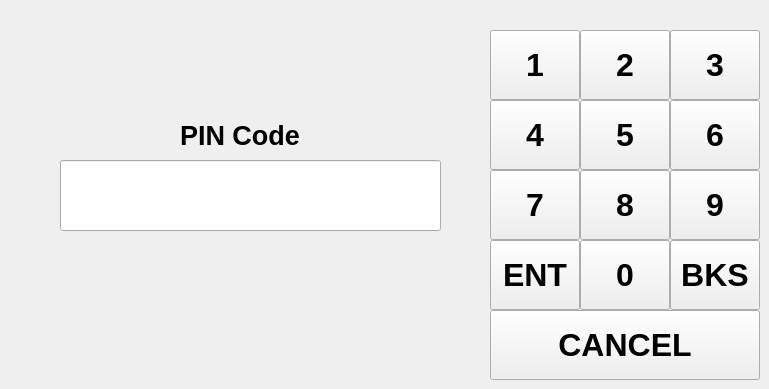
   <widget class="QWidget" name="page6_pin_for_developer_mode">
    <widget class="QPushButton" name="btn_enter_dev_pin">
     <property name="geometry">
      <rect>
       <x>490</x>
       <y>240</y>
       <width>90</width>
       <height>70</height>
      </rect>
     </property>
     <property name="minimumSize">
      <size>
       <width>90</width>
       <height>70</height>
      </size>
     </property>
     <property name="maximumSize">
      <size>
       <width>90</width>
       <height>70</height>
      </size>
     </property>
     <property name="font">
      <font>
       <family>Arial</family>
       <pointsize>24</pointsize>
       <weight>75</weight>
       <bold>true</bold>
      </font>
     </property>
     <property name="text">
      <string>ENT</string>
     </property>
    </widget>
    <widget class="QPushButton" name="btn_cancel_dev_pin">
     <property name="geometry">
      <rect>
       <x>490</x>
       <y>310</y>
       <width>270</width>
       <height>70</height>
      </rect>
     </property>
     <property name="minimumSize">
      <size>
       <width>270</width>
       <height>70</height>
      </size>
     </property>
     <property name="maximumSize">
      <size>
       <width>270</width>
       <height>70</height>
      </size>
     </property>
     <property name="font">
      <font>
       <family>Arial</family>
       <pointsize>24</pointsize>
       <weight>75</weight>
       <bold>true</bold>
      </font>
     </property>
     <property name="text">
      <string>CANCEL</string>
     </property>
    </widget>
    <widget class="QLabel" name="label_2">
     <property name="geometry">
      <rect>
       <x>180</x>
       <y>110</y>
       <width>141</width>
       <height>51</height>
      </rect>
     </property>
     <property name="font">
      <font>
       <family>Arial</family>
       <pointsize>20</pointsize>
       <weight>75</weight>
       <bold>true</bold>
      </font>
     </property>
     <property name="text">
      <string>PIN Code</string>
     </property>
    </widget>
    <widget class="QPushButton" name="btn_0_dev_pin">
     <property name="geometry">
      <rect>
       <x>580</x>
       <y>240</y>
       <width>90</width>
       <height>70</height>
      </rect>
     </property>
     <property name="minimumSize">
      <size>
       <width>90</width>
       <height>70</height>
      </size>
     </property>
     <property name="maximumSize">
      <size>
       <width>90</width>
       <height>70</height>
      </size>
     </property>
     <property name="font">
      <font>
       <family>Arial</family>
       <pointsize>24</pointsize>
       <weight>75</weight>
       <bold>true</bold>
      </font>
     </property>
     <property name="text">
      <string>0</string>
     </property>
    </widget>
    <widget class="QPushButton" name="btn_9_dev_pin">
     <property name="geometry">
      <rect>
       <x>670</x>
       <y>170</y>
       <width>90</width>
       <height>70</height>
      </rect>
     </property>
     <property name="minimumSize">
      <size>
       <width>90</width>
       <height>70</height>
      </size>
     </property>
     <property name="maximumSize">
      <size>
       <width>90</width>
       <height>70</height>
      </size>
     </property>
     <property name="font">
      <font>
       <family>Arial</family>
       <pointsize>24</pointsize>
       <weight>75</weight>
       <bold>true</bold>
      </font>
     </property>
     <property name="text">
      <string>9</string>
     </property>
    </widget>
    <widget class="QPushButton" name="btn_6_dev_pin">
     <property name="geometry">
      <rect>
       <x>670</x>
       <y>100</y>
       <width>90</width>
       <height>70</height>
      </rect>
     </property>
     <property name="minimumSize">
      <size>
       <width>90</width>
       <height>70</height>
      </size>
     </property>
     <property name="maximumSize">
      <size>
       <width>90</width>
       <height>70</height>
      </size>
     </property>
     <property name="font">
      <font>
       <family>Arial</family>
       <pointsize>24</pointsize>
       <weight>75</weight>
       <bold>true</bold>
      </font>
     </property>
     <property name="text">
      <string>6</string>
     </property>
    </widget>
    <widget class="QPushButton" name="btn_3_dev_pin">
     <property name="geometry">
      <rect>
       <x>670</x>
       <y>30</y>
       <width>90</width>
       <height>70</height>
      </rect>
     </property>
     <property name="minimumSize">
      <size>
       <width>90</width>
       <height>70</height>
      </size>
     </property>
     <property name="maximumSize">
      <size>
       <width>90</width>
       <height>70</height>
      </size>
     </property>
     <property name="font">
      <font>
       <family>Arial</family>
       <pointsize>24</pointsize>
       <weight>75</weight>
       <bold>true</bold>
      </font>
     </property>
     <property name="text">
      <string>3</string>
     </property>
    </widget>
    <widget class="QPushButton" name="btn_1_dev_pin">
     <property name="geometry">
      <rect>
       <x>490</x>
       <y>30</y>
       <width>90</width>
       <height>70</height>
      </rect>
     </property>
     <property name="minimumSize">
      <size>
       <width>90</width>
       <height>70</height>
      </size>
     </property>
     <property name="maximumSize">
      <size>
       <width>90</width>
       <height>70</height>
      </size>
     </property>
     <property name="font">
      <font>
       <family>Arial</family>
       <pointsize>24</pointsize>
       <weight>75</weight>
       <bold>true</bold>
      </font>
     </property>
     <property name="autoFillBackground">
      <bool>false</bool>
     </property>
     <property name="text">
      <string>1</string>
     </property>
    </widget>
    <widget class="QPushButton" name="btn_2_dev_pin">
     <property name="geometry">
      <rect>
       <x>580</x>
       <y>30</y>
       <width>90</width>
       <height>70</height>
      </rect>
     </property>
     <property name="minimumSize">
      <size>
       <width>90</width>
       <height>70</height>
      </size>
     </property>
     <property name="maximumSize">
      <size>
       <width>90</width>
       <height>70</height>
      </size>
     </property>
     <property name="font">
      <font>
       <family>Arial</family>
       <pointsize>24</pointsize>
       <weight>75</weight>
       <bold>true</bold>
      </font>
     </property>
     <property name="text">
      <string>2</string>
     </property>
    </widget>
    <widget class="QPushButton" name="btn_bks_dev_pin">
     <property name="geometry">
      <rect>
       <x>670</x>
       <y>240</y>
       <width>90</width>
       <height>70</height>
      </rect>
     </property>
     <property name="minimumSize">
      <size>
       <width>90</width>
       <height>70</height>
      </size>
     </property>
     <property name="maximumSize">
      <size>
       <width>90</width>
       <height>70</height>
      </size>
     </property>
     <property name="font">
      <font>
       <family>Arial</family>
       <pointsize>24</pointsize>
       <weight>75</weight>
       <bold>true</bold>
      </font>
     </property>
     <property name="text">
      <string>BKS</string>
     </property>
    </widget>
    <widget class="QPushButton" name="btn_8_dev_pin">
     <property name="geometry">
      <rect>
       <x>580</x>
       <y>170</y>
       <width>90</width>
       <height>70</height>
      </rect>
     </property>
     <property name="minimumSize">
      <size>
       <width>90</width>
       <height>70</height>
      </size>
     </property>
     <property name="maximumSize">
      <size>
       <width>90</width>
       <height>70</height>
      </size>
     </property>
     <property name="font">
      <font>
       <family>Arial</family>
       <pointsize>24</pointsize>
       <weight>75</weight>
       <bold>true</bold>
      </font>
     </property>
     <property name="text">
      <string>8</string>
     </property>
    </widget>
    <widget class="QPushButton" name="btn_7_dev_pin">
     <property name="geometry">
      <rect>
       <x>490</x>
       <y>170</y>
       <width>90</width>
       <height>70</height>
      </rect>
     </property>
     <property name="minimumSize">
      <size>
       <width>90</width>
       <height>70</height>
      </size>
     </property>
     <property name="maximumSize">
      <size>
       <width>90</width>
       <height>70</height>
      </size>
     </property>
     <property name="font">
      <font>
       <family>Arial</family>
       <pointsize>24</pointsize>
       <weight>75</weight>
       <bold>true</bold>
      </font>
     </property>
     <property name="text">
      <string>7</string>
     </property>
    </widget>
    <widget class="QPushButton" name="btn_5_dev_pin">
     <property name="geometry">
      <rect>
       <x>580</x>
       <y>100</y>
       <width>90</width>
       <height>70</height>
      </rect>
     </property>
     <property name="minimumSize">
      <size>
       <width>90</width>
       <height>70</height>
      </size>
     </property>
     <property name="maximumSize">
      <size>
       <width>90</width>
       <height>70</height>
      </size>
     </property>
     <property name="font">
      <font>
       <family>Arial</family>
       <pointsize>24</pointsize>
       <weight>75</weight>
       <bold>true</bold>
      </font>
     </property>
     <property name="text">
      <string>5</string>
     </property>
    </widget>
    <widget class="QPushButton" name="btn_4_dev_pin">
     <property name="geometry">
      <rect>
       <x>490</x>
       <y>100</y>
       <width>90</width>
       <height>70</height>
      </rect>
     </property>
     <property name="minimumSize">
      <size>
       <width>90</width>
       <height>70</height>
      </size>
     </property>
     <property name="maximumSize">
      <size>
       <width>90</width>
       <height>70</height>
      </size>
     </property>
     <property name="font">
      <font>
       <family>Arial</family>
       <pointsize>24</pointsize>
       <weight>75</weight>
       <bold>true</bold>
      </font>
     </property>
     <property name="text">
      <string>4</string>
     </property>
    </widget>
    <widget class="QLineEdit" name="le_dev_pin">
     <property name="geometry">
      <rect>
       <x>60</x>
       <y>160</y>
       <width>381</width>
       <height>71</height>
      </rect>
     </property>
     <property name="font">
      <font>
       <family>Arial</family>
       <pointsize>24</pointsize>
       <weight>75</weight>
       <bold>true</bold>
      </font>
     </property>
     <property name="alignment">
      <set>Qt::AlignCenter</set>
     </property>
    </widget>
    <widget class="QLabel" name="lb_is_status_pin">
     <property name="geometry">
      <rect>
       <x>60</x>
       <y>240</y>
       <width>381</width>
       <height>51</height>
      </rect>
     </property>
     <property name="font">
      <font>
       <family>Arial</family>
       <pointsize>20</pointsize>
       <weight>75</weight>
       <bold>true</bold>
      </font>
     </property>
     <property name="text">
      <string/>
     </property>
     <property name="alignment">
      <set>Qt::AlignCenter</set>
     </property>
    </widget>
   </widget>
